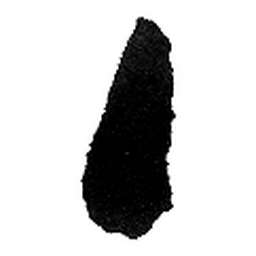
#> input picture data/glyphs/■.png, 256 x 256 px; its folder holds only this picture in this run
$ python comp_split.py
#> lines starting #> are read from the running program, lines starting #| are printed output that depends on the picture; after the words box and inside, x2 and y2 are one past the last pixel; in counts of white or black regions, pixels touching at a corner belong together
# -*- coding: utf-8 -*-
import sys, os, json, cv2
import numpy as np
sys.stdout.reconfigure(encoding='utf-8')

ROOT = r'C:\Users\Long\Documents\chinese-font-generator'
GDIR = os.path.join(ROOT, 'data', 'glyphs')
CDIR = os.path.join(ROOT, 'data', 'processed', 'components')
IDS  = os.path.join(ROOT, 'data', 'ids', 'IDS-UCS-Basic.txt')
MISS = os.path.join(ROOT, 'data', 'processed', 'missing_no_cands.json')
TMP  = r'C:\Users\Long\AppData\Local\Temp\opencode'

os.makedirs(CDIR, exist_ok=True)
os.makedirs(TMP, exist_ok=True)

def parse_ids(path):
    m = {}
    for line in open(path, encoding='utf-8'):
#> (reads data/ids/IDS-UCS-Basic.txt from the repository)
        line = line.strip()
        if not line or line.startswith(';'):
            continue
        p = line.split('\t')
        if len(p) < 3 or not p[0].startswith('U+'):
            continue
        try:
            ch = chr(int(p[0][2:], 16))
        except Exception:
            continue
        seq = p[2].split()[0] if p[2].split() else ''
        seq = seq.split('@apparent=')[0].strip()
        if not seq or '&' in seq:
            continue
        m[ch] = seq
    return m

IDS_MAP = parse_ids(IDS)
GLYPHS = set(os.path.splitext(f)[0] for f in os.listdir(GDIR) if f.endswith('.png'))

def load_mask(ch):
#> called with ch = '■'
    p = os.path.join(GDIR, ch + '.png')
    if not os.path.exists(p):
        return None
    img = cv2.imdecode(np.fromfile(p, dtype=np.uint8), cv2.IMREAD_GRAYSCALE)
#> img is the input picture: shape (256, 256); min 0, max 255, mean 201.2
    if img is None:
        return None
    return (img < 128).astype(np.uint8)
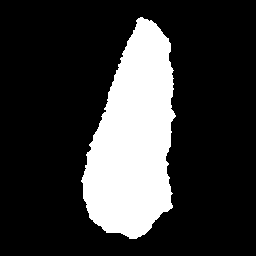
#> returned value: shape (256, 256); values 0 (black) and 1 (white), 21.5% white; 1 white region, box (x1, y1, x2, y2) and area: (81, 17, 176, 239) 14075

def ink_bbox(mask):
    ys, xs = np.where(mask)
#> ys = 14075 values from 17 to 238; xs = 14075 values, max 175 at index 4916, min 81 at index 9960, mean 133.2
    if len(xs) == 0:
        return None
    return xs.min(), ys.min(), xs.max() + 1, ys.max() + 1

# [113 lines left out: functions tok_list, parse_tree, leaves, find_cut, prof_rank, split_lr and 2 more, not called in this run]

lib = {}   # comp char -> list of (piece_mask, entry_meta)

def harvest():
    for ch in sorted(GLYPHS):
        m = load_mask(ch)
        if m is None:
            continue
        b = ink_bbox(m)
#> b = (81, 17, 176, 239)
        if b is None:
            continue
        x0, y0, x1, y1 = b
#> x0 = 81; y0 = 17; x1 = 176; y1 = 239
        crop = m[y0:y1, x0:x1]
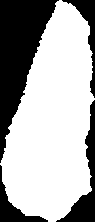
#> crop: shape (222, 95); values 0 (black) and 1 (white), 66.7% white; 4 black regions, box (x1, y1, x2, y2) and area: (0, 0, 59, 163) 4405, (56, 100, 95, 222) 1224, (62, 0, 95, 98) 712, (0, 165, 48, 222) 674
        h, w = crop.shape
#> h = 222; w = 95
        seq = IDS_MAP.get(ch)
        if not seq:
            continue
        tree = parse_tree(seq)
        if tree is None or not isinstance(tree, tuple):
            continue
        op, kids = tree
        if op not in (0x2FF0, 0x2FF1) or len(kids) != 2:
            continue
        if any(not isinstance(k, str) for k in kids):
            continue
        if op == 0x2FF0:
            res = split_lr(crop)
        else:
            res = split_tb(crop)
        if res is None:
            continue
        a0, a1, cutq = res
        p0 = clean_piece(a0)
        p1 = clean_piece(a1)
        if p0 is None or p1 is None:
            continue
        clean = bool(cutq == 0.0)
        for comp, (piece, pw, ph) in zip((kids[0], kids[1]), (p0, p1)):
            entry = dict(src=ch, op=op, nw=round(pw / w, 3), nh=round(ph / h, 3),
                         q=round(cutq, 3), clean=clean)
            lib.setdefault(comp, []).append((piece, entry))
    # save
    meta = {}
    for comp, entries in lib.items():
        entries.sort(key=lambda x: (not x[1]['clean'], x[1]['q']))
        d = os.path.join(CDIR, comp.encode('unicode_escape').decode())
        os.makedirs(d, exist_ok=True)
        meta[comp] = []
        for i, (piece, e) in enumerate(entries):
            ok, buf = cv2.imencode('.png', (1 - piece) * 255)
            buf.tofile(os.path.join(d, f'p{i}.png'))
            meta[comp].append(e)
    json.dump(meta, open(os.path.join(CDIR, 'meta.json'), 'w', encoding='utf-8'), ensure_ascii=False, indent=1)
    return meta

if __name__ == '__main__':
    meta = harvest()
    only1 = [c for c, e in meta.items() if len(e) == 1]
    many = sorted(((c, len(e)) for c, e in meta.items()), key=lambda x: -x[1])
    print('components harvested:', len(meta))
    print('top components:', [(c, n) for c, n in many[:20]])
    print('sample plentiful comps:', ''.join(c for c, e in list(lib.items())[:60]))
